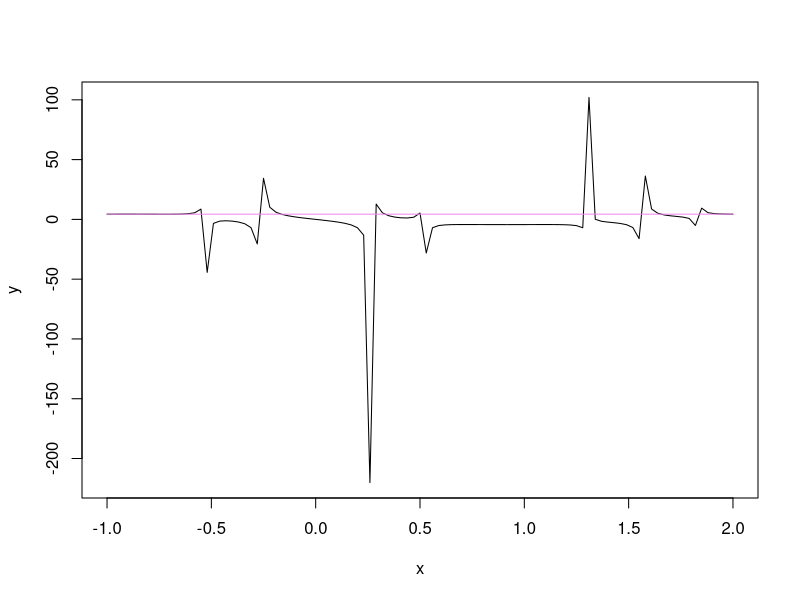

This chart was generated by the following R code:
curve(tan(3 * x) - 4 * sin(2 * x) - 2 * sin(7 * x) * cos(2 * x) / (cos(3 * x) * cos(6 * x)), from = -1, to = 2,, xlab = "x", ylab = "y")
ct = function(x) { sqrt(19) }
curve(x / x * sqrt(19), add = TRUE, col = "violet")